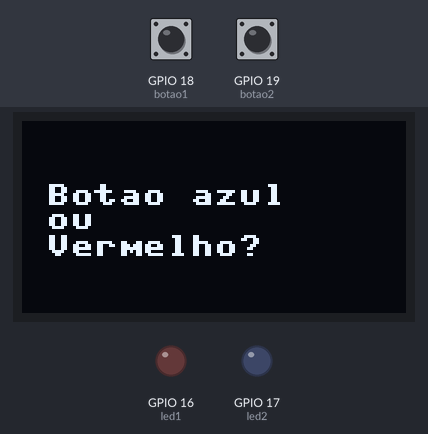
Recording of a program running on a simulated ESP32 board running MicroPython. Shown: 128×64 one-colour display, output pins drawn as LEDs (lit = HIGH). Wiring (from the project's diagram.json): red LED on GPIO 16, blue LED on GPIO 17, red button 1 on GPIO 18, blue button 2 on GPIO 19. Dashed ring = blinking. Inputs (shaded band) come from the test bench; at power-on: GPIO 18 (botao1) HIGH, GPIO 19 (botao2) HIGH. Library files of the repository ran but are not shown: ssd1306.py.

Above: at 1.2 s.
1.3 s: GPIO 18 (botao1) pulled LOW for 1 s
At 2.8 s:
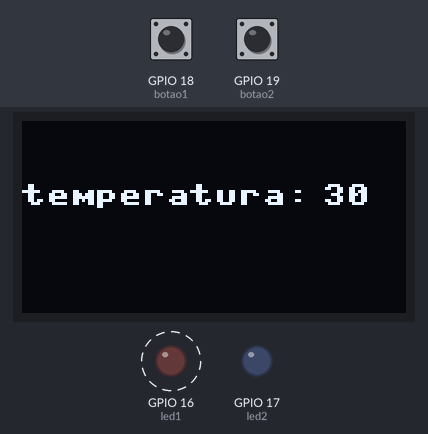
3.8 s: GPIO 19 (botao2) pulled LOW for 0.15 s
At 4.9 s:
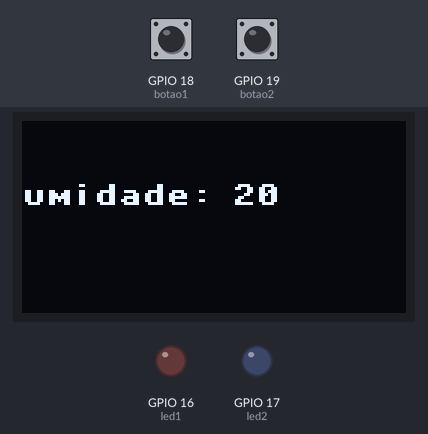
5.8 s: GPIO 18 (botao1) pulled LOW for 0.15 s
At 6.2 s:
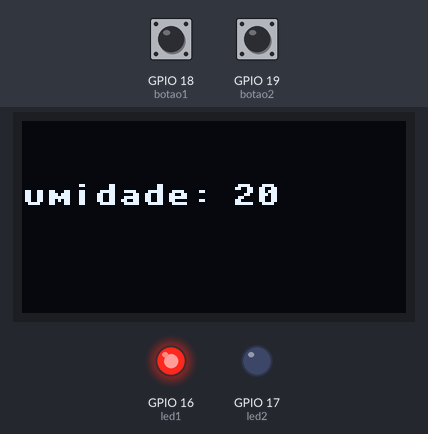
7.8 s: GPIO 19 (botao2) pulled LOW for 1 s
At 8.2 s:
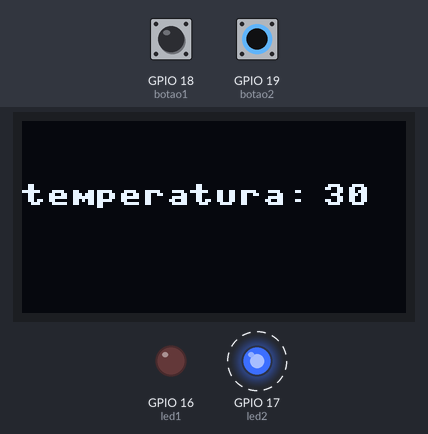
10.3 s: GPIO 19 (botao2) pulled LOW for 3.2 s
At 11.6 s:
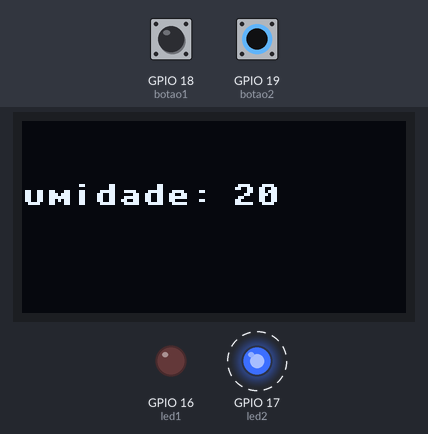
15.4 s: GPIO 18 (botao1) pulled LOW for 3.2 s
At 20.0 s:
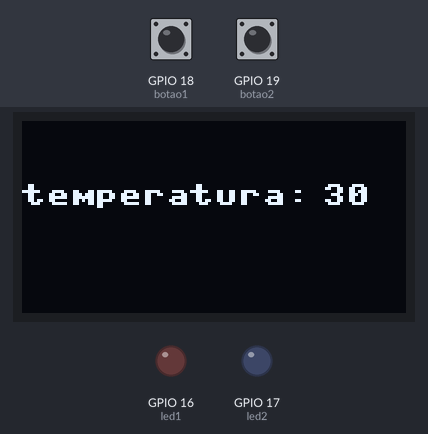
Timing chart, 0 to 21.5 s (numbered marks = the images above; inputs shaded):
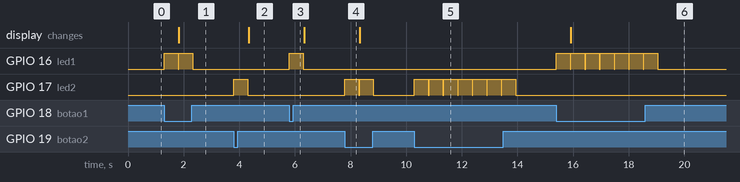

Measured:
- after the input at 1.3 s, GPIO 16 (led1): alternates HIGH for 0.50 s and LOW for 0.02 s, 4 changes in all, then stays LOW, starting at once; the display: changes after 0.52 s (image 1)
- after the input at 3.8 s, GPIO 17 (led2): LOW → HIGH at once, → LOW 0.50 s later; the display: changes after 0.54 s (image 2)
- after the input at 5.8 s, GPIO 16 (led1): LOW → HIGH at once, → LOW 0.50 s later
- after the input at 7.8 s, GPIO 17 (led2): alternates HIGH for 0.50 s and LOW for 0.02 s, 4 changes in all, then stays LOW, starting at once
- after the input at 10.3 s, GPIO 17 (led2): alternates HIGH for 0.50 s and LOW for 0.02 s, 14 changes in all, then stays LOW, starting at once
- after the input at 15.4 s, GPIO 16 (led1): alternates HIGH for 0.50 s and LOW for 0.02 s, 14 changes in all, then stays LOW, starting at once; the display: changes after 0.52 s (image 6)

The program:

main.py
```python
from machine import Pin, I2C
import time
import machine
import ssd1306

i2c = I2C(0, scl=Pin(14), sda=Pin(12))
led1 = Pin(16, Pin.OUT)
led2 = Pin(17, Pin.OUT)
botao1 = Pin(18, machine.Pin.IN, machine.Pin.PULL_UP)
botao2 = Pin(19, machine.Pin.IN, machine.Pin.PULL_UP)

largura = 128
altura = 64

tela = ssd1306.SSD1306_I2C(largura, altura, i2c)
tela.text(" Botao azul ", 0, 21)
tela.text(" ou ", 0, 29,)
tela.text(" Vermelho? ", 0, 38)
tela.show()

while True:
    estado1 = botao1.value()
    estado2 = botao2.value()

    if estado1 == 0:
        led1.value(1)
        time.sleep(0.5)
        led1.value(0)
        tela.fill(0)
        tela.text('temperatura: ', 0, 21)
        tela.text('30', 100, 21)
        tela.show()
    elif estado2 == 0:
        led2.value(1)
        time.sleep(0.5)
        led2.value(0)
        tela.fill(0)
        tela.text('umidade: ', 0, 21)
        tela.text('20', 70, 21)
        tela.show()
```
